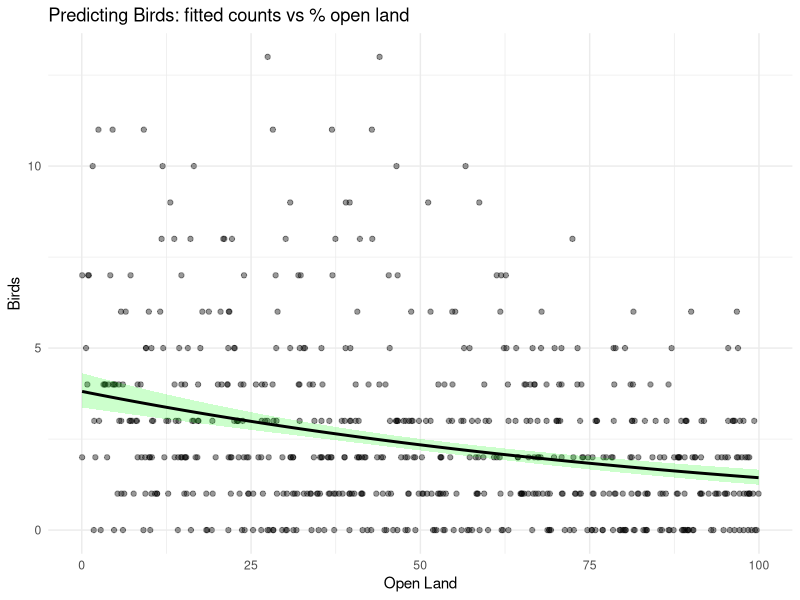
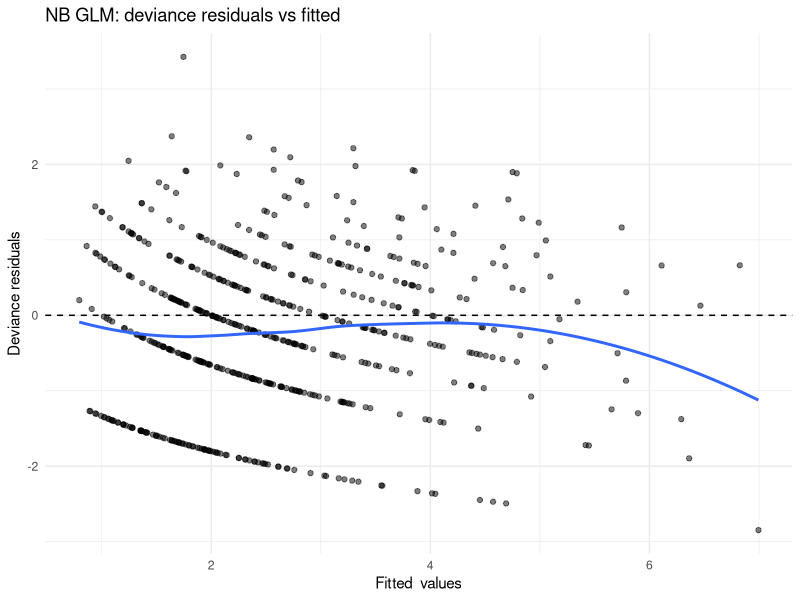
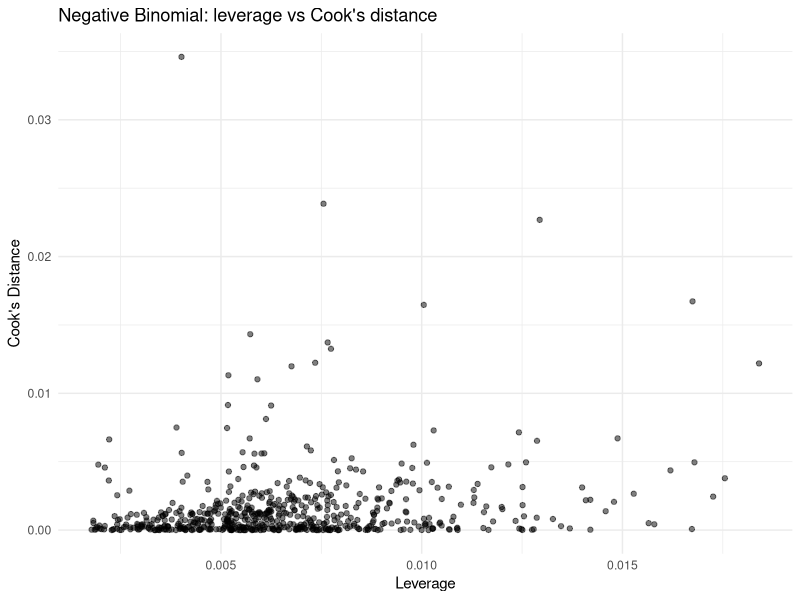

Source code (R) for these figures, in order:
## ---- chunk 1
knitr::opts_chunk$set(echo = TRUE,error = TRUE)
set.seed(123)
library(tidyverse)
library(MASS)        # glm.nb, stepAIC
## ---- chunk 2
# Simulate predictors
# Step 1: Simulation setup
set.seed(123)  # For reproducible results
n <- 600       # Number of sites - 600

# Step 2: Generate predictor variables
OPEN.L <- runif(n, 0, 100)     # Hint: uniform distribution, 0 to 100
D.PARK <- runif(n, 0, 5000)    # Hint: uniform distribution, 0 to 5000
L.WAT.C <- runif(n, 0, 5)    # Hint: uniform distribution, 0 to 5

# Step 3: Create the ecological model # Linear predictor combining all effects
eta <- 1.2 - 0.010 * OPEN.L - 0.00012 * D.PARK  + 0.18 * L.WAT.C   
                # Beta_OPEN.L = 0.010
                # Beta_D.PARK = 0.00012
                # Beta_L.WAT.C = 0.18  
                                  
mu <- exp(eta)         # Transform eta to expected count scale
theta <- 4             # Overdispersion parameter (4)

# Step 4: Generate observed counts
TOT.N <- rnbinom(n, size = theta, mu = mu)      # Hint: use a random negative binomial distribution

# Step 5: Create final dataset merging TOT.N, OPEN.L, D.PARK, & L.WAT.C
datC <- tibble(TOT.N, OPEN.L, D.PARK, L.WAT.C)
glimpse(datC)
datC
## ---- chunk 3
# Fit Poisson GLM
m_pois <- glm(TOT.N ~ OPEN.L + D.PARK + L.WAT.C, 
              family = poisson(), 
              data = datC)

# Examine the results
summary(m_pois)

# Calculate dispersion parameter
disp_pois <- m_pois$deviance / m_pois$df.residual
print(paste("Dispersion parameter:", round(disp_pois, 2)))

# Fit quasi-Poisson GLM
m_qp <- glm(TOT.N ~ OPEN.L + D.PARK + L.WAT.C, 
            family = quasipoisson(), 
            data = datC)

# Compare results
summary(m_qp)

# Extract coefficients and SEs
pois_coef <- summary(m_pois)$coefficients[, 1:2]
qp_coef <- summary(m_qp)$coefficients[, 1:2]

# Create comparison
comparison <- data.frame(
  Predictor = rownames(pois_coef),
  Poisson_Coef = pois_coef[, 1],
  Poisson_SE = pois_coef[, 2],
  QuasiPois_Coef = qp_coef[, 1],
  QuasiPois_SE = qp_coef[, 2],
  SE_Inflation = qp_coef[, 2] / pois_coef[, 2]
)

print(comparison)
## ---- chunk 4
library(MASS)  # Required for glm.nb()

m_nb <- glm.nb(TOT.N ~ OPEN.L + D.PARK + L.WAT.C,
              data = datC)
summary(m_nb)

# Compare models using AIC
AIC(m_pois, m_nb)
## ---- chunk 5
# Step 1: Perform drop-one Chi-square tests
drop1(m_nb, test = "Chisq")    # Test individual predictor contributions

# Step 2: Apply stepwise AIC model selection  

m_nb_step <- stepAIC(m_nb, trace = T)    # Find most parsimonious model
                                          # trace = FALSE suppresses output

# Step 3: Examine the simplified model
summary(m_nb_step)    # Review final model structure and significance

# Step 4: Calculate rate ratios (multiplicative effects)
exp(coef(m_nb_step))    # Transform coefficients to natural scale
                  # exp() converts log-effects to multiplicative effects
## ---- chunk 6
# Step 1: Create prediction grid for focal variable
gridC <- tibble(
  OPEN.L = seq(min(datC$OPEN.L), max(datC$OPEN.L), length.out = 300),  # Sequence of 300 elements from min to max OPEN.L
  D.PARK = median(datC$D.PARK),                                        # Hold D.PARK at median value
  L.WAT.C = median(datC$L.WAT.C, na.rm = TRUE)                         # Hold L.WAT.C at median value
)

# Step 2: Generate predictions with standard errors
pl <- predict(m_nb_step, newdata = gridC, type = "link", se.fit = T)        # Get link-scale predictions + SEs
                                                                            # type = "link" gives log-scale
                                                                            # se.fit = TRUE includes SEs

# Step 3: Transform to response scale with confidence intervals
gridC <- gridC |>
  mutate(
    mu = exp(pl$fit),                           # Transform fitted values to count scale
    lo = exp(pl$fit - 1.96 * pl$se.fit),        # Lower 95% CI boundary
    hi = exp(pl$fit + 1.96 * pl$se.fit)         # Upper 95% CI boundary
  )

# Step 4: Create the prediction plot
ggplot(datC, aes(x = OPEN.L, y = TOT.N)) +                                         # Plot original data
  geom_point(alpha = 0.4) +                                          # Add semi-transparent points
  geom_ribbon(data = gridC, aes(x = OPEN.L, ymin = lo, ymax = hi), 
              alpha = 0.2, 
              fill = "green",
              inherit.aes = FALSE) +                    # Add confidence band
  geom_line(data = gridC, aes(x = OPEN.L, y = mu), 
            linewidth = 1, inherit.aes = FALSE) +                  # Add fitted line
  labs(title = "Predicting Birds: fitted counts vs % open land",
       x = "Open Land",
       y = "Birds") +                                                  # Add informative labels
  theme_minimal()
## ---- chunk 7
# Step 1: Extract all diagnostic measures into a tibble
diag_nb <- tibble(
  fitted  = fitted(m_nb_step),                               # Extract fitted values (predicted means)
  devres  = residuals(m_nb_step, type = "deviance"),         # Extract deviance residuals
  pearson = residuals(m_nb_step, type = "pearson"),          # Extract Pearson residuals  
  hat     = hatvalues(m_nb_step),                            # Extract leverage values (diagonal of hat matrix)
  cooks   = cooks.distance(m_nb_step)                        # Extract Cook's distance (influence measure)
)

# Step 2: Create deviance residuals vs fitted values plot
ggplot(diag_nb, aes(fitted, devres)) +                       # Plot fitted vs deviance residuals
  geom_hline(yintercept = 0, linetype = "dashed") +          # Add horizontal reference line at y=0 (dashed)
  geom_point(alpha = 0.5) +                                  # Add semi-transparent points (0.5)
  geom_smooth(se = FALSE) +                                  # Add smooth trend line without confidence bands
  labs(title = "NB GLM: deviance residuals vs fitted", 
       x = "Fitted  values", 
       y = "Deviance residuals") +                               # Add descriptive labels
  theme_minimal()

# Step 3: Create leverage vs Cook's distance plot
ggplot(diag_nb, aes(hat, cooks)) +                      # Plot leverage vs Cook's distance
  geom_point(alpha = 0.5) +                       # Add semi-transparent points (0.6)
  labs(title = "Negative Binomial: leverage vs Cook's distance", 
       x = "Leverage", 
       y = "Cook's Distance") +                               # Add descriptive labels
  theme_minimal()
